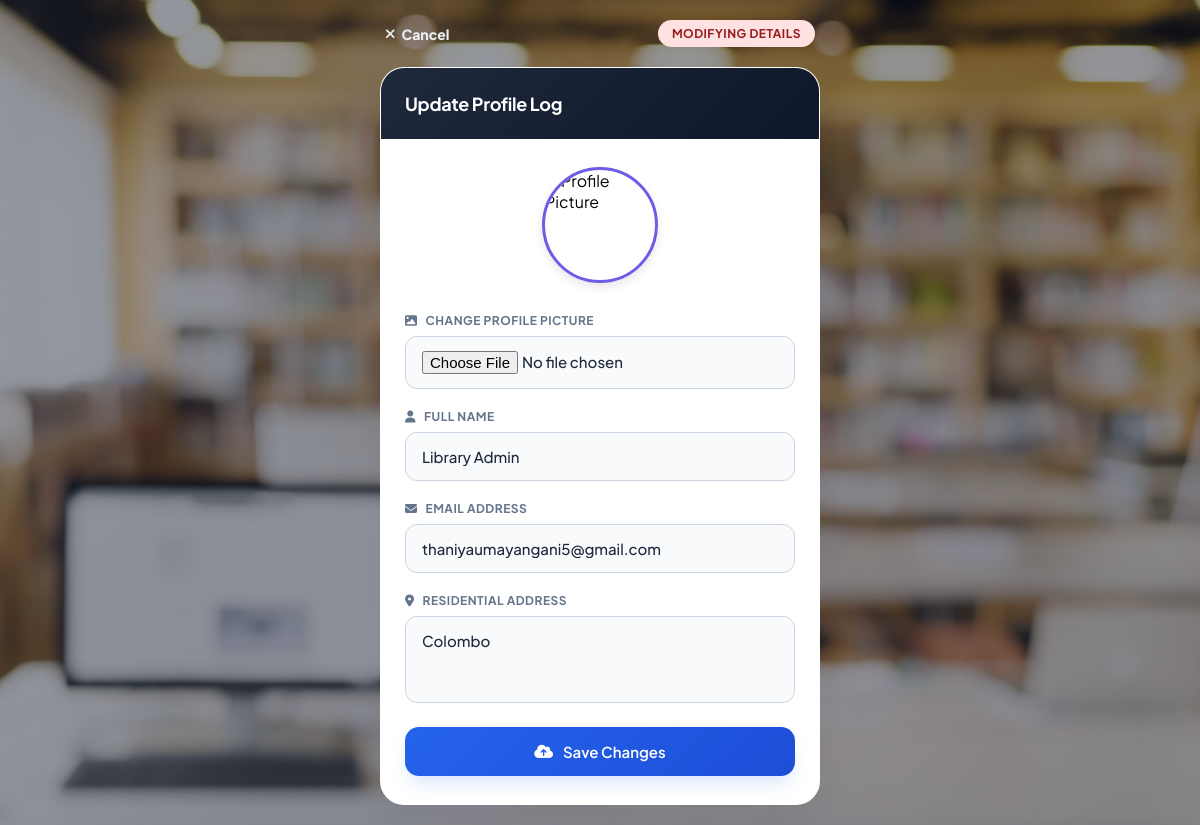
The page /edit_profile.php (signed in) on the database its author committed.
### tables this page shows
CREATE TABLE IF NOT EXISTS `users` (
  `id` int NOT NULL AUTO_INCREMENT,
  `full_name` varchar(100) DEFAULT NULL,
  `address` text,
  `email` varchar(100) DEFAULT NULL,
  `username` varchar(100) DEFAULT NULL,
  `password` varchar(100) DEFAULT NULL,
  `role` varchar(20) DEFAULT NULL,
  `member_id` varchar(20) DEFAULT NULL,
  `profile_pic` varchar(255) DEFAULT NULL,
  PRIMARY KEY (`id`)
);

### edit_profile.php (the view, shortened to what this page needs)
<?php
$conn = mysqli_connect("localhost", "root", "", "librarydb");
$user_id = intval($_SESSION['user_id']);
$query = "SELECT * FROM users WHERE id = ?";
$stmt = mysqli_prepare($conn, $query);
mysqli_stmt_bind_param($stmt, "i", $user_id);
mysqli_stmt_execute($stmt);
$result = mysqli_stmt_get_result($stmt);
$user = mysqli_fetch_assoc($result);
?>
<!DOCTYPE html>
<html lang="en">
<head>
    <link rel="stylesheet" href="profile.css">
    <link rel="stylesheet" href="editprofile.css">
    <link rel="stylesheet" href="https://cdnjs.cloudflare.com/ajax/libs/font-awesome/6.4.0/css/all.min.css">
</head>
<body>
<div class="edit-container">
    <div class="edit-topbar">
        <a href="profile.php" class="cancel-link">
            <i class="fa-solid fa-xmark"></i> Cancel
        </a>
        <span class="portal-badge-edit">Modifying Details</span>
    </div>
    <div class="main-edit-card">
        <div class="card-banner-edit">
            <h3>Update Profile Log</h3>
        </div>
        <div class="form-wrapper">
            <div class="profile-preview-wrapper">
                <?php
                    $has_photo = (!empty($user['profile_pic']) && file_exists($user['profile_pic']));
                    $avatar = $has_photo ? $user['profile_pic'] : 'https://cdn-icons-png.flaticon.com/512/3177/3177440.png';
                ?>
                <img src="<?php echo $avatar; ?>" alt="Profile Picture" class="current-profile-img">
            </div>
            <form method="POST" action="" enctype="multipart/form-data" class="modern-form">
                <div class="form-input-group">
                    <label><i class="fa-solid fa-image"></i> Change Profile Picture</label>
                    <input type="file" name="profile_pic" accept="image/*">
                </div>
                <div class="form-input-group">
                    <label><i class="fa-solid fa-user"></i> Full Name</label>
                    <input type="text" name="full_name" value="<?php echo htmlspecialchars($user['full_name']); ?>" required placeholder="Enter your full name">
                </div>
                <div class="form-input-group">
                    <label><i class="fa-solid fa-envelope"></i> Email Address</label>
                    <input type="email" name="email" value="<?php echo htmlspecialchars($user['email']); ?>" required placeholder="Enter email address">
                </div>
                <div class="form-input-group">
                    <label><i class="fa-solid fa-location-dot"></i> Residential Address</label>
                    <textarea name="address" rows="3" placeholder="Enter your current address"><?php echo htmlspecialchars($user['address'] ?? ''); ?></textarea>
                </div>
                <button type="submit" name="update_profile" class="btn-modern-save">
                    <i class="fa-solid fa-cloud-arrow-up"></i> Save Changes
                </button>
            </form>
        </div>
    </div>
</div>
</body>
</html>

### profile.css (style rules this page uses)
body { font-family: 'Plus Jakarta Sans', sans-serif; margin: 0; padding: 0; min-height: 100vh; display: flex; justify-content: center; align-items: center; background: linear-gradient(rgba(15, 23, 42, 0.45), rgba(15, 23, 42, 0.45)), url("library2.jpg"); background-size: cover; background-position: center; background-repeat: no-repeat; background-attachment: fixed; }

### editprofile.css (style rules this page uses)
.edit-container { width: 100%; max-width: 480px; padding: 20px; box-sizing: border-box; }
.edit-topbar { display: flex; justify-content: space-between; align-items: center; margin-bottom: 20px; padding: 0 5px; }
.cancel-link { text-decoration: none; color: #ebeef0; font-size: 14px; font-weight: 800; display: flex; align-items: center; gap: 6px; transition: color 0.2s ease; }
.portal-badge-edit { background-color: #fee2e2; color: #991b1b; padding: 6px 14px; border-radius: 20px; font-size: 12px; font-weight: 700; text-transform: uppercase; letter-spacing: 0.5px; }
.main-edit-card { background: #ffffff; border-radius: 24px; box-shadow: 0 20px 40px -15px rgba(15, 23, 42, 0.08); overflow: hidden; border: 1px solid rgba(255, 255, 255, 0.8); }
.card-banner-edit { padding: 24px; background: linear-gradient(135deg, #1e293b 0%, #0f172a 100%); color: #ffffff; }
.card-banner-edit h3 { margin: 0; font-size: 18px; font-weight: 700; letter-spacing: -0.3px; }
.form-wrapper { padding: 28px 24px; }
.modern-form { width: 100%; }
.form-input-group { margin-bottom: 20px; }
.form-input-group label { display: flex; align-items: center; gap: 8px; font-size: 12px; font-weight: 700; color: #64748b; margin-bottom: 8px; text-transform: uppercase; letter-spacing: 0.5px; }
.form-input-group input, .form-input-group textarea { width: 100%; padding: 14px 16px; border: 1px solid #cbd5e1; border-radius: 12px; font-family: 'Plus Jakarta Sans', sans-serif; font-size: 15px; font-weight: 500; color: #1e293b; box-sizing: border-box; background-color: #f8fafc; transition: all 0.2s ease; }
.form-input-group textarea { resize: none; }
.btn-modern-save { width: 100%; display: flex; justify-content: center; align-items: center; gap: 10px; background: linear-gradient(135deg, #2563eb 0%, #1d4ed8 100%); color: #ffffff; border: none; padding: 15px; border-radius: 14px; font-family: 'Plus Jakarta Sans', sans-serif; font-size: 15px; font-weight: 600; cursor: pointer; box-shadow: 0 10px 20px -5px rgba(37, 99, 235, 0.2); transition: all 0.2s ease; margin-top: 10px; }

### edit_profile.php (style rules this page uses)
.profile-preview-wrapper { display: flex; flex-direction: column; align-items: center; margin-bottom: 20px; }
.current-profile-img { width: 110px; height: 110px; border-radius: 50%; object-fit: cover; border: 3px solid #6c5ce7; margin-bottom: 10px; box-shadow: 0 4px 10px rgba(0,0,0,0.1); }

### rows shown on the page
users: full_name "Library Admin", email "thaniyaumayangani5@gmail.com", address "Colombo"
